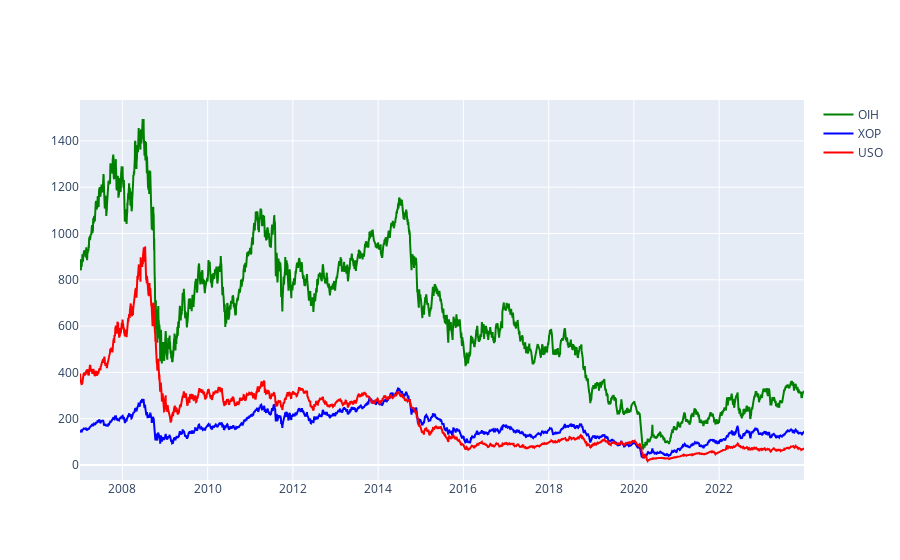

The notebook cell saved with this chart:
### Code cell
fig = go.Figure()

# Adding line chart for OIH
fig.add_trace(go.Scatter(x=df_OIH.index,
                         y=df_OIH['Close'],  # Assuming you want to plot 'Close' values
                         mode='lines',
                         line_color='green',  # Line color can be customized
                         name='OIH'))

# Adding line chart for XOP
fig.add_trace(go.Scatter(x=df_XOP.index,
                         y=df_XOP['Close'],  # Assuming you want to plot 'Close' values
                         mode='lines',
                         line_color='blue',  # Line color can be customized
                         name='XOP'))

# Adding line chart for USO
fig.add_trace(go.Scatter(x=df_USO.index,
                         y=df_USO['Close'],  # Assuming you want to plot 'Close' values
                         mode='lines',
                         line_color='red',  # Line color can be customized
                         name='USO'))

fig.update_layout(xaxis_rangeslider_visible=False)
fig.show()

### Figure 1 — Plotly figure (JSON) as saved in the notebook; plotly's stock layout.template omitted (floating-point values rounded to 4 significant figures; data arrays with more than 128 entries replaced by an {"elided": "..."} marker saying what was removed)
{"data": [{"line": {"color": "green"}, "mode": "lines", "name": "OIH", "type": "scatter", "x": {"elided": "4278 str values"}, "y": {"elided": "4278 float values"}}, {"line": {"color": "blue"}, "mode": "lines", "name": "XOP", "type": "scatter", "x": {"elided": "4278 str values"}, "y": {"elided": "4278 float values"}}, {"line": {"color": "red"}, "mode": "lines", "name": "USO", "type": "scatter", "x": {"elided": "4278 str values"}, "y": {"elided": "4278 float values"}}], "layout": {"xaxis": {"rangeslider": {"visible": false}}}}
